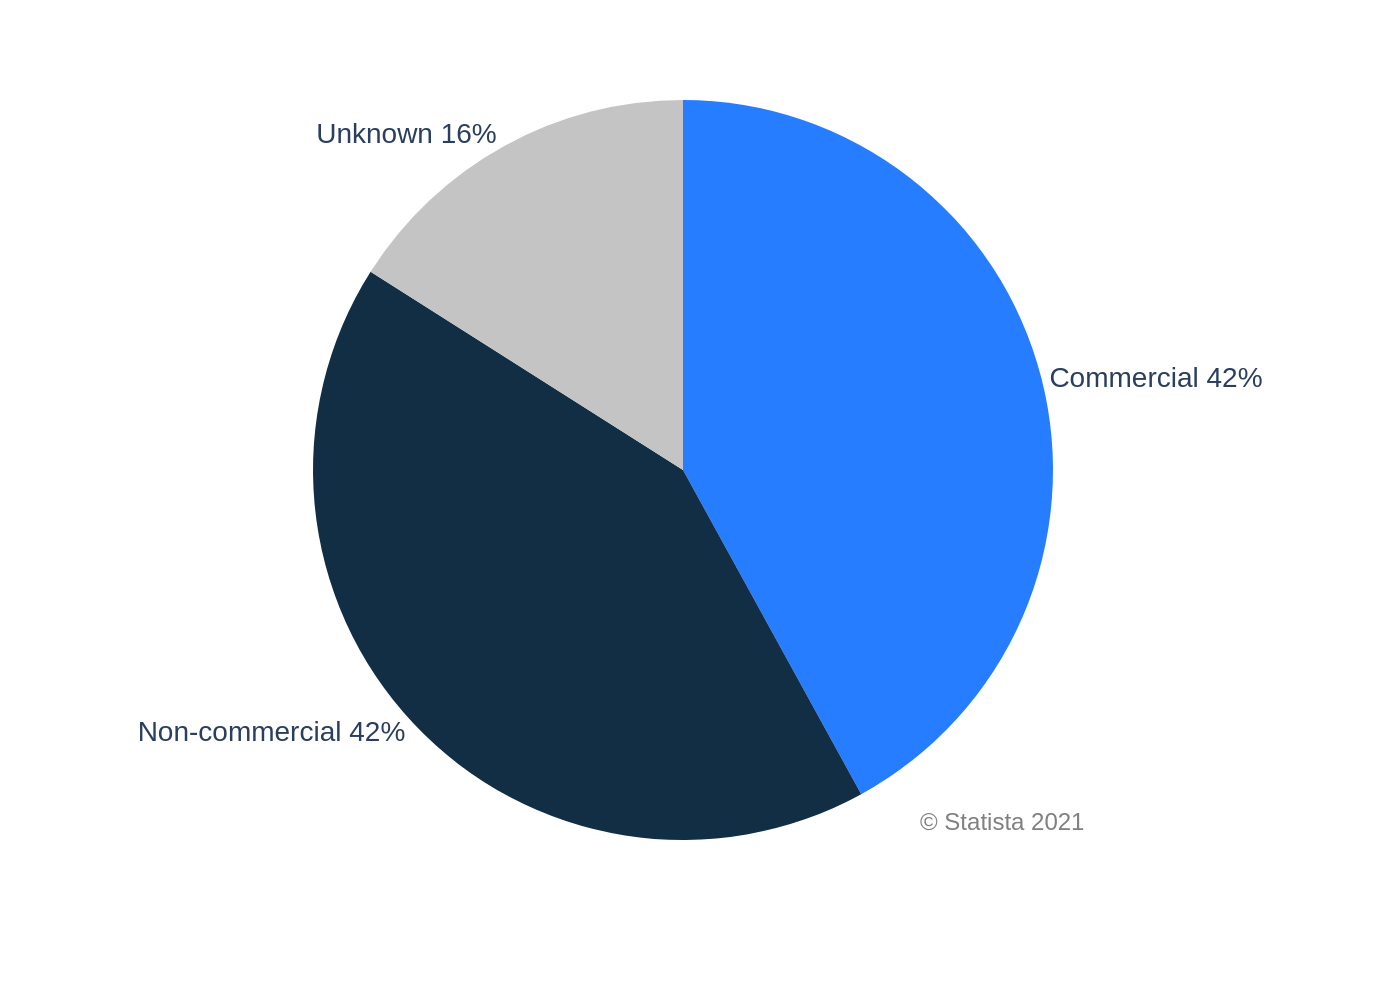

Write Python code to recreate this figure.
import sys
import json
import plotly.graph_objects as go
from pathlib import Path

# --- 1. Load data from JSON file ---
if len(sys.argv) != 2:
    print("Usage: python <script_name>.py <json_file_path>")
    sys.exit(1)

json_path = Path(sys.argv[1])
if not json_path.is_file():
    print(f"Error: JSON file not found at '{json_path}'")
    sys.exit(1)

with open(json_path, 'r', encoding='utf-8') as f:
    chart_data = json.load(f)

# --- 2. Extract data for Plotly ---
data = chart_data.get("chart_data", [])
texts = chart_data.get("texts", {})
colors = chart_data.get("colors", [])

labels = [item['label'] for item in data]
values = [item['value'] for item in data]

# --- 3. Create the Plotly figure ---
fig = go.Figure()

# Add Pie trace
fig.add_trace(go.Pie(
    labels=labels,
    values=values,
    marker=dict(colors=colors),
    hole=0,
    sort=False,
    direction='clockwise',
    textinfo='percent+label',
    texttemplate='%{label} %{value}%',
    textposition='outside',
    textfont=dict(
        family="Arial",
        size=14
    ),
    hoverinfo='label+percent',
    automargin=True
))

# --- 4. Configure layout ---
title_text = texts.get('title')
source_text = texts.get('source')

annotations = []
if source_text:
    annotations.append(
        dict(
            text=source_text,
            align='right',
            showarrow=False,
            xref='paper',
            yref='paper',
            x=0.99,
            y=0,
            xanchor='right',
            yanchor='bottom',
            font=dict(family='Arial', size=12, color='#808080')
        )
    )

fig.update_layout(
    title_text=title_text,
    showlegend=False,
    font=dict(family="Arial"),
    margin=dict(l=80, r=80, t=50, b=80),
    plot_bgcolor='white',
    paper_bgcolor='white',
    annotations=annotations
)

# --- 5. Save the figure as a PNG image ---
output_filename = json_path.stem + ".png"
fig.write_image(output_filename, scale=2)

print(f"Chart saved to {output_filename}")
